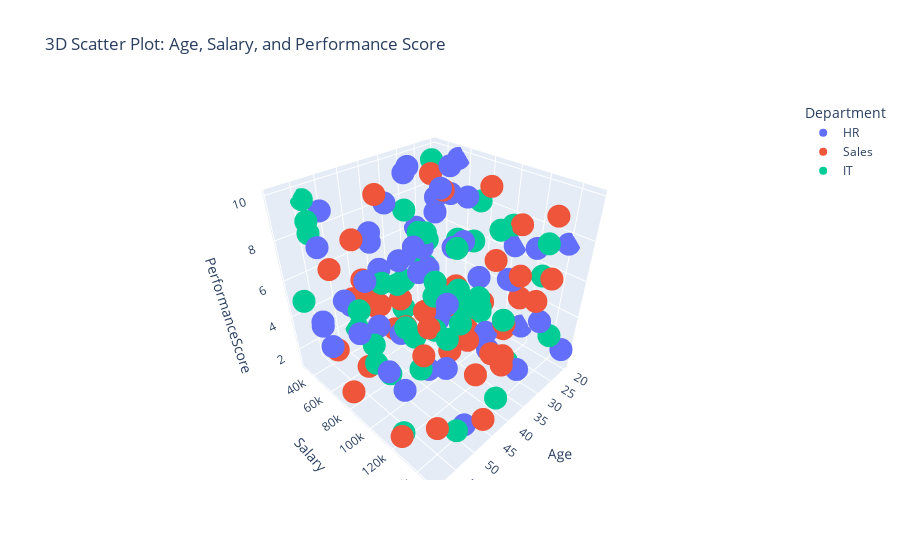

Notebook source saved alongside this figure:
### Markdown cell above
# 6. SCATTER PLOT WITH MULTIPLE DIMENSIONS
We can also visualize data in 3D. Let's create a 3D scatter plot
to explore Age, Salary, and PerformanceScore. We'll color points
by Department."""

### Code cell
fig_3d = px.scatter_3d(
    df,
    x="Age",
    y="Salary",
    z="PerformanceScore",
    color="Department",
    title="3D Scatter Plot: Age, Salary, and Performance Score",
)
fig_3d.show()

### Figure 1 — Plotly figure (JSON) as saved in the notebook; plotly's stock layout.template omitted (floating-point values rounded to 4 significant figures)
{"data": [{"hovertemplate": "Department=HR<br>Age=%{x}<br>Salary=%{y}<br>PerformanceScore=%{z}<extra></extra>", "legendgroup": "HR", "marker": {"color": "#636efa", "symbol": "circle"}, "mode": "markers", "name": "HR", "scene": "scene", "showlegend": true, "type": "scatter3d", "x": [58, 34, 42, 30, 30, 43, 55, 43, 44, 47, 35, 34, 22, 56, 28, 23, 33, 36, 59, 21, 53, 35, 43, 44, 48, 20, 44, 28, 20, 30, 36, 27, 58, 28, 31, 52, 56, 54, 20, 22, 20, 33, 28, 34, 32, 51, 58, 51, 49, 56, 58, 41, 21, 49, 30, 47], "y": [53776, 96842, 39474, 135830, 88053, 51959, 35530, 43545, 98840, 84384, 81005, 76576, 69353, 92003, 95318, 53664, 115616, 68623, 85680, 149937, 93734, 82083, 95733, 64698, 140078, 52671, 55184, 72107, 139893, 121906, 79811, 32811, 125742, 32911, 113763, 114896, 118614, 38155, 103656, 51918, 115981, 46646, 120735, 46371, 141472, 32049, 61616, 133727, 50932, 147796, 91434, 81407, 34499, 42874, 146336, 62711], "z": [4.59, 7.7, 7.2, 1.52, 9.24, 4.98, 3.16, 6.91, 1.83, 3.8, 9.82, 2.58, 1.15, 7.87, 5.18, 9.54, 3.35, 6.73, 7.09, 2.16, 2.86, 3.35, 7.24, 9.43, 1.35, 9.71, 5.93, 6.12, 7.58, 6.22, 8.8, 6.06, 4.4, 4.51, 1.9, 9.63, 9.61, 1.83, 6.42, 8.03, 2.02, 9.96, 5.91, 9.72, 8.53, 8.8, 8.55, 4.83, 4.57, 9.03, 5.62, 6.33, 7.37, 3.97, 4.91, 3.28]}, {"hovertemplate": "Department=Sales<br>Age=%{x}<br>Salary=%{y}<br>PerformanceScore=%{z}<extra></extra>", "legendgroup": "Sales", "marker": {"color": "#EF553B", "symbol": "circle"}, "mode": "markers", "name": "Sales", "scene": "scene", "showlegend": true, "type": "scatter3d", "x": [48, 40, 59, 57, 21, 31, 41, 46, 40, 58, 37, 45, 26, 27, 25, 55, 33, 34, 42, 40, 45, 34, 26, 43, 27, 43, 24, 47, 27, 53, 54, 54, 56, 33, 24, 45, 58, 34, 42, 34, 26, 25, 47, 47, 44], "y": [60080, 36776, 124856, 64766, 103530, 125839, 146183, 148451, 82733, 139953, 119474, 145386, 142859, 142181, 117092, 82662, 128506, 148906, 67157, 136308, 119045, 110623, 123384, 116202, 81663, 45708, 64754, 136642, 97270, 38680, 130689, 69384, 142561, 77254, 90713, 60306, 76843, 137512, 59855, 102694, 45151, 36295, 89040, 42183, 35539], "z": [4.9, 2.66, 1.84, 7.57, 1.43, 2.08, 4.08, 1.85, 4.12, 6.85, 1.43, 9.4, 6.54, 9.5, 8.3, 2.93, 4.4, 6.56, 4.47, 4.07, 4.14, 4.76, 4.81, 6.18, 2.15, 3.25, 3.14, 5.81, 3.68, 1.48, 7.09, 5.98, 2.91, 9.52, 9.38, 9.77, 1.5, 7.35, 2.32, 3.1, 9.17, 5.34, 4.4, 7.35, 4.65]}, {"hovertemplate": "Department=IT<br>Age=%{x}<br>Salary=%{y}<br>PerformanceScore=%{z}<extra></extra>", "legendgroup": "IT", "marker": {"color": "#00cc96", "symbol": "circle"}, "mode": "markers", "name": "IT", "scene": "scene", "showlegend": true, "type": "scatter3d", "x": [27, 58, 38, 43, 22, 41, 21, 49, 40, 52, 26, 44, 28, 21, 39, 47, 54, 33, 55, 23, 23, 48, 37, 45, 29, 50, 27, 33, 59, 37, 54, 54, 52, 26, 42, 43, 59, 41, 46, 46, 45, 23, 48, 55, 32, 51, 47, 39, 58], "y": [91373, 122787, 85016, 149101, 33748, 127504, 128098, 96199, 123557, 91087, 113211, 97172, 123264, 56736, 124209, 133041, 30854, 120084, 37392, 76717, 80859, 134095, 56309, 117455, 100467, 139751, 42688, 55342, 97863, 136081, 86250, 142547, 102082, 41411, 113879, 101295, 41111, 67504, 31802, 126601, 107371, 142893, 73016, 37400, 147858, 72642, 96690, 59299, 137941], "z": [3.26, 1.73, 4.85, 2.65, 9.41, 6.74, 5.65, 4.92, 6.09, 2.43, 8.26, 8.98, 1.14, 5.51, 5.85, 7.16, 9.5, 8.8, 8.21, 6.16, 8.39, 6.63, 8.38, 6.86, 3.47, 1.35, 4.03, 6.9, 7.13, 5.46, 3.15, 7.12, 7.66, 5.47, 8.62, 4.19, 5.34, 5.44, 1.75, 7.63, 7.19, 3, 6.23, 8.77, 8.92, 3.13, 4.15, 3.24, 6.14]}], "layout": {"legend": {"title": {"text": "Department"}, "tracegroupgap": 0}, "scene": {"domain": {"x": [0, 1], "y": [0, 1]}, "xaxis": {"title": {"text": "Age"}}, "yaxis": {"title": {"text": "Salary"}}, "zaxis": {"title": {"text": "PerformanceScore"}}}, "title": {"text": "3D Scatter Plot: Age, Salary, and Performance Score"}}}
